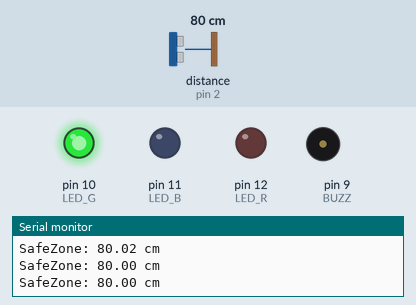
Recording of a sketch running on a simulated Arduino Uno, built with avr-gcc and run on an emulated ATmega328P. Parts: output pins drawn as LEDs (lit = HIGH), buzzer (waves = sounding), the last lines printed to the serial monitor. Wiring (inferred from the names in the program): ultrasonic range finder: trigger pin 3; echo pin 2. The inputs (shaded band) are chosen by the test bench; at power-on: distance to the obstacle (sensor on pin 2) 80 cm. The echo pulse lasts 58.3 µs per cm; pins used as bus, display or sensor lines are not drawn.

Above: at 1.3 s.
1.4 s: distance to the obstacle (sensor on pin 2) set to 44 cm
2.9 s: distance to the obstacle (sensor on pin 2) set to 36 cm
At 3.7 s:
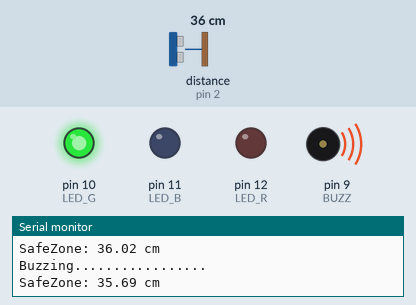
4.5 s: distance to the obstacle (sensor on pin 2) set to 28 cm
At 5.4 s:
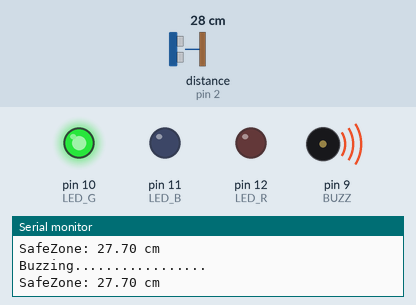
7.5 s: distance to the obstacle (sensor on pin 2) set to 23 cm
At 8.1 s:
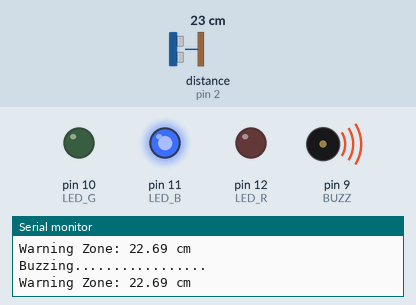
9.0 s: distance to the obstacle (sensor on pin 2) set to 12 cm
At 9.6 s:
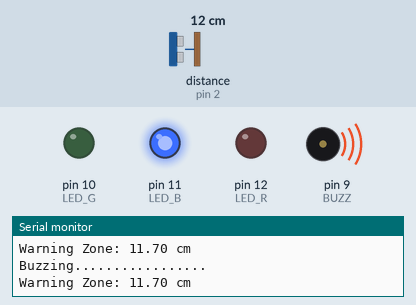
10.5 s: distance to the obstacle (sensor on pin 2) set to 9 cm
At 10.8 s:
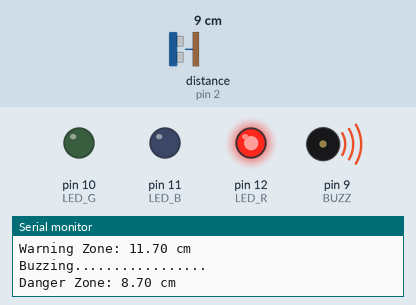
Timing chart, 0 to 13.0 s (numbered marks = the images above; inputs shaded):
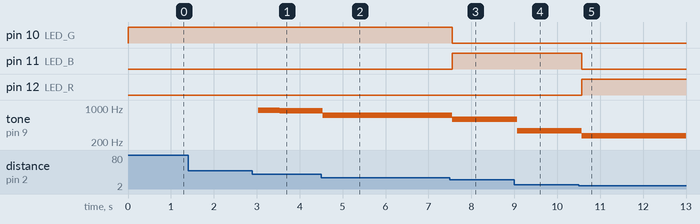

Measured:
- the behaviour switches between 40 and 39 cm on distance to the obstacle (sensor on pin 2) (found by bisection; images 0 and 1)
- the behaviour switches between 26 and 25 cm on distance to the obstacle (sensor on pin 2) (found by bisection; images 2 and 3)
- the behaviour switches between 11 and 10 cm on distance to the obstacle (sensor on pin 2) (found by bisection; images 4 and 5)
- after the input at 2.9 s, tone on pin 9 (BUZZ): silent → 908 Hz after 0.13 s, → 885 Hz 0.50 s later
- after the input at 4.5 s, tone on pin 9 (BUZZ): 885 Hz → 702 Hz at once
- after the input at 7.5 s, pin 10 (LED_G): HIGH → LOW after 0.06 s; pin 11 (LED_B): LOW → HIGH after 0.06 s; tone on pin 9 (BUZZ): 702 Hz → 588 Hz after 0.06 s
- after the input at 9.0 s, tone on pin 9 (BUZZ): 588 Hz → 337 Hz after 0.07 s
- after the input at 10.5 s, pin 11 (LED_B): HIGH → LOW after 0.07 s; pin 12 (LED_R): LOW → HIGH after 0.07 s; tone on pin 9 (BUZZ): 337 Hz → 268 Hz after 0.07 s

The sketch:

02_challenge_02.ino
```cpp
#define TRIG_PIN 3
#define ECHO_PIN 2
#define LED_G 10
#define LED_B 11
#define LED_R 12
#define BUZZ 9

long duration;
float distance_cm;
int freq;

void setup(){
  Serial.begin(9600);
  pinMode(TRIG_PIN, OUTPUT);
  pinMode(ECHO_PIN, INPUT);
  pinMode(LED_R, OUTPUT);
  pinMode(LED_G, OUTPUT);
  pinMode(LED_B, OUTPUT);
  digitalWrite(LED_R, LOW);
  digitalWrite(LED_G, LOW);
  digitalWrite(LED_B, LOW);
}
void loop(){
  //make sure TRIG is low;
  digitalWrite(TRIG_PIN, LOW);
  delayMicroseconds(2);

  //send 10 microsecond pulse to trig
  digitalWrite(TRIG_PIN, HIGH);
  delayMicroseconds(10);
  digitalWrite(TRIG_PIN, LOW);

  //read ECHO pulse duration
  duration = pulseIn(ECHO_PIN, HIGH);

  //calculate distance in centemeters
  distance_cm = duration * 0.0343 /2;

  //print result
  // Serial.print("Distance: ");
  // Serial.print(distance_cm);
  // Serial.println(" cm");

  freq = map(distance_cm, 5, 40, 200, 1000);
  if(distance_cm>40){noTone(BUZZ);}
  else{
    Serial.println("Buzzing.................");
    tone(BUZZ, freq);
  }

  if(distance_cm <10){
    Serial.print("Danger Zone: ");
    Serial.print(distance_cm);
    Serial.println(" cm");
    digitalWrite(LED_R, HIGH);
    digitalWrite(LED_G, LOW);
    digitalWrite(LED_B, LOW);

  }
  else if(distance_cm>25){
    Serial.print("SafeZone: ");
    Serial.print(distance_cm);
    Serial.println(" cm");
    digitalWrite(LED_R, LOW);
    digitalWrite(LED_G, HIGH);
    digitalWrite(LED_B, LOW);
  }
  else{
    Serial.print("Warning Zone: ");
    Serial.print(distance_cm);
    Serial.println(" cm");
    digitalWrite(LED_R, LOW);
    digitalWrite(LED_G, LOW);
    digitalWrite(LED_B, HIGH);
  }

  delay(500);
}
```
